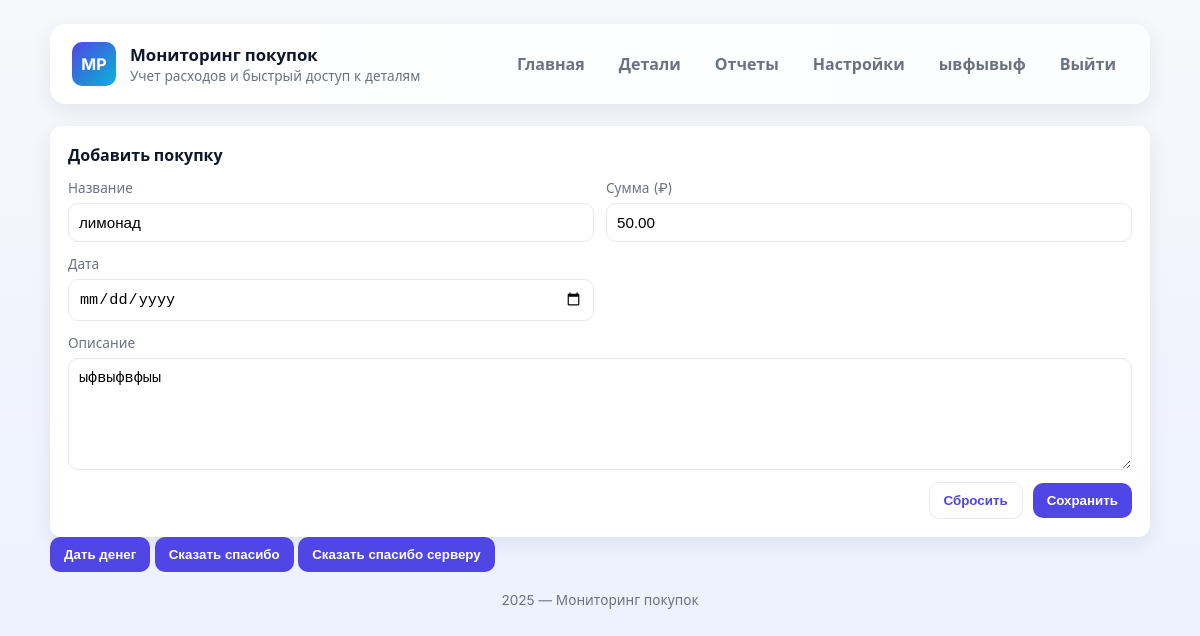
Page /detail/6/edit (signed in) on the committed database.
### users/models.py (models this page shows, shortened)
class Profile(models.Model):
    user = models.OneToOneField(User, on_delete=models.CASCADE, related_name='profile')
    first_name = models.CharField(
        max_length=30,
        verbose_name='Имя',
        blank=True
    )
    last_name = models.CharField(
        max_length=30,
        verbose_name='Фамилия',
        blank=True
    )
    class Meta:
        verbose_name = 'Профиль пользователя'
        verbose_name_plural = 'Профили пользователей'

### core/models.py (models this page shows, shortened)
class Purchases(models.Model):
    user = models.ForeignKey(
        User,
        on_delete=models.CASCADE,
        verbose_name='Пользователь',
        related_name='purchases'
    )
    title = models.CharField(
        max_length=200,
        verbose_name='Название товара'
    )
    cost = models.DecimalField(
        max_digits=10,
        decimal_places=2,
        verbose_name='Стоимость'
    )
    buy_date = models.DateField(
        verbose_name='Дата покупки'
    )
    description = models.TextField(
        verbose_name='Описание',
        null=True,
        blank=True
    )
    class Meta:
        verbose_name = 'Покупки'
        verbose_name_plural = 'Покупка'
        ordering = ['-buy_date']

### core/views.py (the view)
# urls.py: path('detail/<int:purchase_id>/edit',  detail_edit, name='detail_edit'),
@login_required
def detail_edit(request, purchase_id):
    try:
        purchase = Purchases.objects.get(id=purchase_id)
        if request.method == 'POST':
            form = AddPurch(request.POST, instance=purchase)
            if form.is_valid():
                form.save()
                return redirect('/')
        else:
            form = AddPurch(instance=purchase)
        context = {
            'form': form,
            'purchase': purchase,
        }
        return render(request, 'buy/detail_edit.html', context)
    except Purchases.DoesNotExist:
        return redirect('/')

### templates/buy/detail_edit.html (shortened to what this page needs)
{% extends 'base.html' %}
{% block content %}
        <main class="main" role="main" >
            <section class="panel" aria-labelledby="editPurchase">
                <h2 id="editPurchase">Добавить покупку</h2>
                <form class="edit-form" action="#" method="post">
                    {% for field in form %}
                    <div class="field" {% if field.name == 'description' %}style="grid-column:1/-1"{% endif %}>
                        <label for="{{ field.id_for_label }}">{{ field.label }}</label>
                        {{ field }}
                    </div>
                    {% endfor %}
                    <div class="form-actions">
                        <button type="reset" class="secondary">Сбросить</button>
                        <button type="submit">Сохранить</button>
                    </div>
            </form>
            </section>
        </main>
{% endblock %}

### templates/base.html (shortened to what this page needs)
{% load static %}
<!DOCTYPE html>
<html lang="ru">
<head>
    <link rel="stylesheet" href="{% static 'css/style.css' %}">
</head>
<body>
    <div class="container">
        <header class="site-header" role="banner">
            <div class="brand">
                <div class="logo">MP</div>
                <div>
                    <h1>Мониторинг покупок</h1>
                    <div style="font-size:0.85rem;color:var(--muted)">Учет расходов и быстрый доступ к деталям</div>
                </div>
            </div>
            <nav class="menu" role="navigation" aria-label="Главное меню">
                <a href="/">Главная</a>
                <a href="/detail/">Детали</a>
                <a href="#">Отчеты</a>
                <a href="#">Настройки</a>
                {% if request.user.is_authenticated %}
                <a class="right">{{ request.user.profile.first_name }}</a>
                <a class="right" href="{% url 'logout' %}">Выйти</a>
                {% else %}
                <a class="right" href="{% url 'login' %}">Войти</a>
                {% endif %}
            </nav>
        </header>
        {% block content %}
        {% endblock %}
<button id="give">Дать денег</button>
<button id="thx">Сказать спасибо</button>
<button id="server">Сказать спасибо серверу</button>
        <footer class="site-footer">
            2025 — Мониторинг покупок
        </footer>
    </div>
</body>
</html>

### static/css/style.css (style rules this page uses)
:root { --bg: #f6f8fb; --card: #ffffff; --muted: #6b7280; --accent: #4f46e5; --accent-2: #06b6d4; --success: #16a34a; --danger: #ef4444; --shadow: 0 6px 20px rgba(15, 23, 42, 0.08); --radius: 12px; font-family: 'Inter', system-ui, -apple-system, "Segoe UI", Roboto, "Helvetica Neue", Arial; color-scheme: light; }
* { box-sizing: border-box }
html, body { height: 100% }
body { margin: 0; background: linear-gradient(180deg, var(--bg), #eef2ff 70%); padding: 24px; -webkit-font-smoothing: antialiased; -moz-osx-font-smoothing: grayscale; color: #0f172a; }
.container { max-width: 1100px; margin: 0 auto }
header.site-header { display: flex; align-items: center; justify-content: space-between; padding: 18px 22px; background: linear-gradient(90deg, #fff, #fbfdff); border-radius: 16px; box-shadow: var(--shadow); }
.brand { display: flex; align-items: center; gap: 14px }
.logo { width: 44px; height: 44px; border-radius: 10px; display: grid; place-items: center; background: linear-gradient(135deg, var(--accent), var(--accent-2)); color: white; font-weight: 700 }
.brand h1 { margin: 0; font-size: 1.05rem }
nav.menu { display: flex; gap: 10px; align-items: center }
nav.menu a { color: var(--muted); text-decoration: none; padding: 8px 12px; border-radius: 10px; font-weight: 600 }
.main { display: block; margin-top: 22px }
.panel { background: var(--card); padding: 18px; border-radius: var(--radius); box-shadow: var(--shadow) }
.panel h2 { margin: 0 0 12px 0; font-size: 1rem }
form.edit-form { display: grid; grid-template-columns: 1fr 1fr; gap: 12px }
.field { display: flex; flex-direction: column }
label { font-size: 0.85rem; margin-bottom: 6px; color: var(--muted) }
input[type="text"], input[type="number"], input[type="date"], input[type="password"], select, textarea { border: 1px solid #e6e9ef; padding: 10px; border-radius: 10px; font-size: 0.95rem; background: transparent; outline: none }
textarea { grid-column: 1/-1; min-height: 84px; resize: vertical }
.form-actions { display: flex; gap: 10px; align-items: center; justify-content: flex-end; grid-column: 1/-1 }
button { background: var(--accent); border: none; color: white; padding: 10px 14px; border-radius: 10px; font-weight: 700; cursor: pointer }
button.secondary { background: transparent; color: var(--accent); border: 1px solid rgba(79, 70, 229, 0.12) }
footer.site-footer { margin-top: 18px; text-align: center; color: var(--muted); font-size: 0.85rem }
.right { float: right; }

### rows in the picture
Purchases: form "лимонад" "50.00" "ыфвыфвфыы"

### other values in the picture
{{ request.user.profile.first_name }} "ывфывыф"
{{ field.label }} "Название" "Сумма (₽)" "Дата" "Описание"
